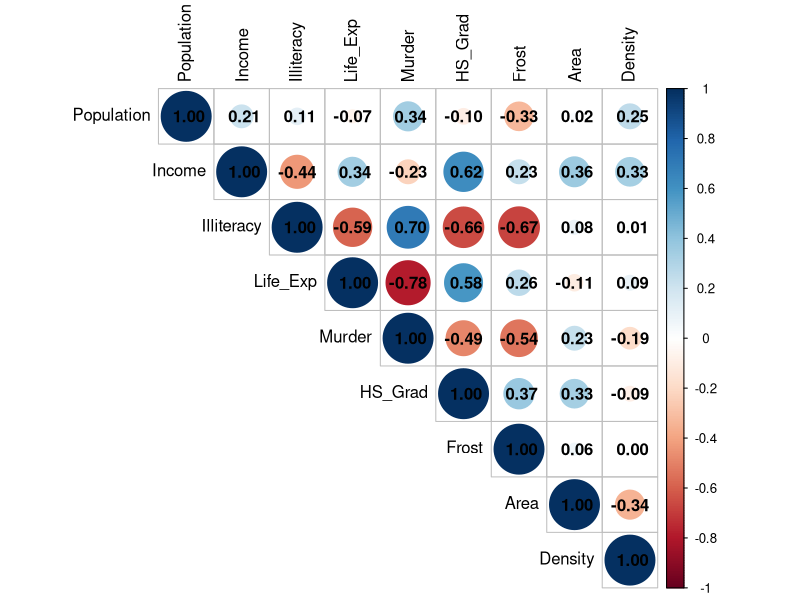
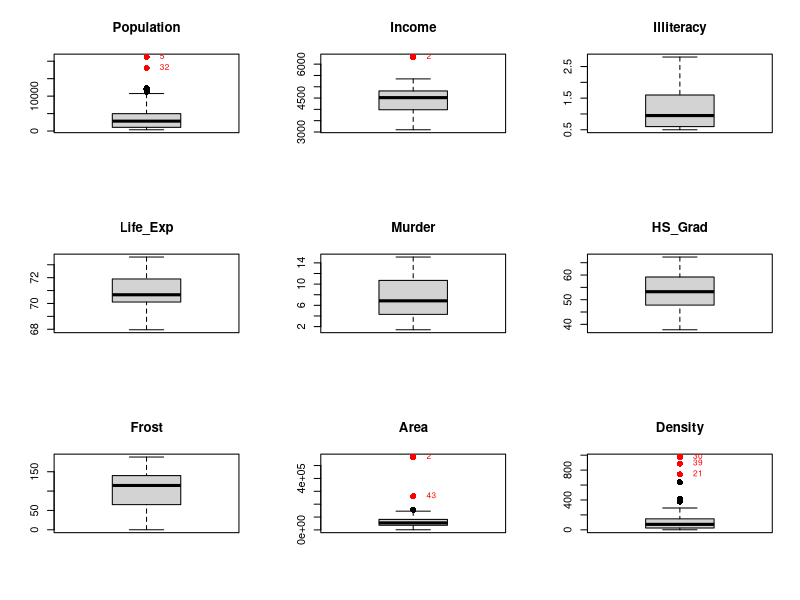
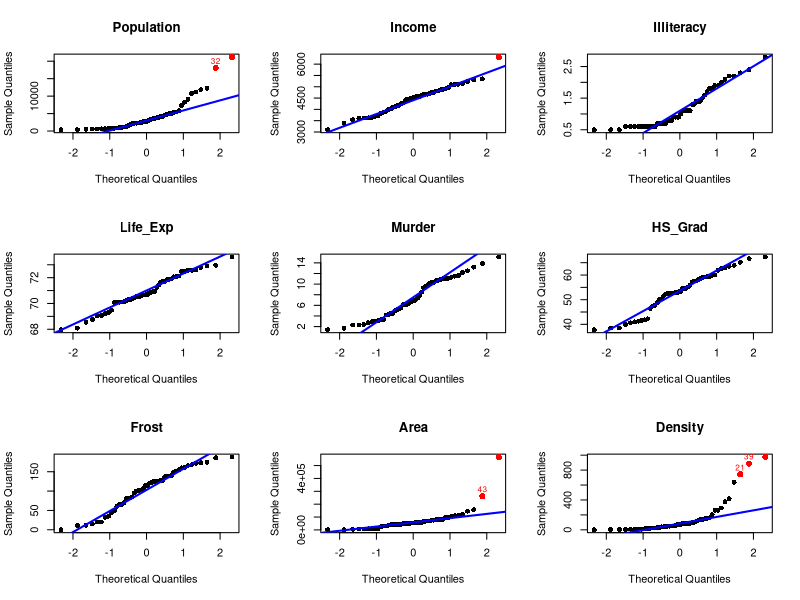
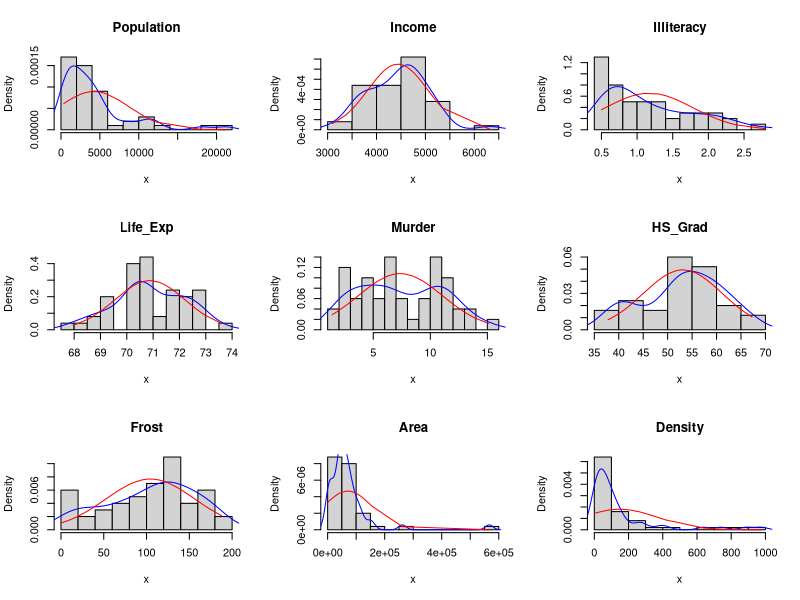

Source code (R) for these figures, in order: (Note: this script raises an error after producing the figures.)
# problem set 1
setwd("c:/Users/franc/Drive/francesco_caporali/university/multivariate_statistical_analysis/problem_sets/problem_set_1")
# setwd("c:/Users/utente/Dropbox/PC/Documents/GitHub/msa_problem_sets/malgieri")
rm(list = ls())



# exercise 1
# 	state.x77 data, package dataset

st = as.data.frame(state.x77)
st[, 9] = st$Population * 1000 / st$Area
names(st)[c(4, 6, 9)] = c("Life_Exp", "HS_Grad", "Density")
lookup <- c("darkgreen",  "brown", "lightblue",  "magenta", "purple",
	"blue", "red", "lightgreen", "orange", "cyan")


# 1.1
cor_mat = round(cor(st), 2)
library(corrplot)
corrplot(cor_mat, type = "upper", method = "circle", tl.col = "black", addCoef.col = "black")

# not to insert
index_mat = function(x, n) {
	return(c((x - 1) %% n + 1, (x - 1) %/% n + 1))
}
sorted_cor = data.frame(
	index = order(cor_mat, decreasing = T, na.last = NA),
	value = sort(cor_mat, decreasing = T)
   )
n = nrow(cor_mat)
sorted_cor[, 3] = sapply(sorted_cor$index, index_mat, n = n)[1, ]
sorted_cor[, 4] = sapply(sorted_cor$index, index_mat, n = n)[2, ]
names(sorted_cor)[c(3, 4)] = c("index_row", "index_col")
sorted_cor = sorted_cor[, 2:4]
name_fun = function(n, names) {
	return(names[n])
}
sorted_cor[, 4] = sapply(sorted_cor$index_row, name_fun, names = names(st))
sorted_cor[, 5] = sapply(sorted_cor$index_col, name_fun, names = names(st))
sorted_cor = sorted_cor[, c(1, 4, 5)]
names(sorted_cor)[c(2, 3)] = c("name_row", "name_col")
sorted_cor


# 1.2
scale_st = round(scale(st), 3)
quant = c(qnorm(0.99), qnorm(0.9875))
mat_1 = which(abs(scale_st[, ]) > quant[1], arr.ind = T)
mat_2 = which(abs(scale_st[, ]) > quant[2], arr.ind = T)
mat_1
mat_2

n = nrow(st)
out_1 = c(5, 32, 2, 18, 21, 30, 39)
out_2 = 43
out_all = c(out_1, out_2)
# maybe colored matrix


# 1.3
mat_copy = mat_2
n = ncol(st)
par(mfrow = c(3, 3))
for (j in 1:n){
	b = boxplot(st[, j], main = names(st)[j], outpch = 16, outcex = 1.25)
	if (length(b$out > 0)) {
		for (i in match(b$out, st[, j])) {
			if (i %in% mat_copy[, 1] && j == mat_copy[match(i, mat_copy[, 1]), 2]) {
				mat_copy = mat_copy[-1, ]
				text(1, st[i, j], labels = as.character(i), pos = 4, cex = 0.75, offset = 1, col = "red")
				points(1, st[i, j], col = "red", pch = 16, cex = 1.25)
			}
		}
	}
}
mat_2 = mat_2[-match(18, out_all), ]
out_all = out_all[-match(18, out_all)]


# 1.4
par(mfrow = c(3, 3))
for (j in 1:n){
	x = st[, j]
	qqnorm(x, main = names(st)[j], pch = 16)
	qqline(x, col = "blue", lwd = 2)
	for (i in seq_len(dim(mat_2)[1])) {
		if (j == mat_2[i, 2]) {
			current_x = qnorm(ppoints(st[, j]))[match(mat_2[i, 1], order(st[, j]))]
			current_y = st[mat_2[i, 1], j]
			text(current_x, current_y,
				labels = as.character(mat_2[i, 1]),
				pos = 3, cex = 0.75, offset = 0.3, col = "red")
			points(current_x, current_y, col = "red", pch = 16, cex = 1.25)
		}
	}
}

par(mfrow = c(3, 3))
for (j in 1:n){
	x = st[, j]
	hist(x, probability = T, main = names(st)[j], breaks = 10)
	lines(density(x), col = "blue")
	lines(sort(x), dnorm(sort(x), mean(x), sd(x)), col = "red")
}

x = rep(0, 9)
for (j in 1:n){
	x[j] = shapiro.test(st[, j])$p.value
}
x = t(x)
shap_test = data.frame(round(x, 10))
rownames(shap_test) = names(st)
colnames(shap_test) = c("p.value")
shap_test

par(mfrow = c(2, 2))
index_out = unique(mat_2[, 2])
shap_test_out = rep(0, 4)
# population
j = 1
x = st[-c(5, 32), j]
qqnorm(x, main = names(st)[j], pch = 16)
qqline(x, col = "blue", lwd = 2)
shap_test_out[1] = shapiro.test(x)$p.value
# income
j = 2
x = st[-2, j]
qqnorm(x, main = names(st)[j], pch = 16)
qqline(x, col = "blue", lwd = 2)
shap_test_out[2] = shapiro.test(x)$p.value
# area
j = 8
x = st[-c(2, 43), j]
qqnorm(x, main = names(st)[j], pch = 16)
qqline(x, col = "blue", lwd = 2)
shap_test_out[3] = shapiro.test(x)$p.value
# density
j = 9
x = st[-c(21, 30, 39), j]
qqnorm(x, main = names(st)[j], pch = 16)
qqline(x, col = "blue", lwd = 2)
shap_test_out[4] = shapiro.test(x)$p.value
# all: shap_test
shap_test_out = data.frame(round(shap_test_out, 10))
rownames(shap_test_out) = names(st)[index_out]
colnames(shap_test_out) = c("p.value")
shap_test_out


# 1.5
par(mfrow = c(1, 1))
col_index = rep("black", nrow(st))
col_index[out_all] = lookup[seq_along(out_all)]
plot(st[, 8], st[, 1], pch = 16, xlab = names(st)[8], ylab = names(st)[1], main = "scatterplot", col = col_index)
for (j in out_all){
	text(st[j, 8], st[j, 1], as.character(j), pos = 4, col = col_index[j])
}


# 1.6
d = mahalanobis(st, center = colMeans(st), cov = var(st))
plot(qchisq(ppoints(d), df = ncol(st)), sort(d), main = "chisquared Q-Q plot of mahalanobis distance",
	xlab = "theoretical quantiles", ylab = "sample quantiles", pch = 16)
abline(0, 1, col = "red")
for (i in out_all){
	current_x = qchisq(ppoints(d)[match(i, order(d))], df = ncol(st))
	current_y = d[i]
	text(current_x, current_y, labels = as.character(i), pos = 3, cex = 0.75, offset = 0.3, col = col_index[i])
	points(current_x, current_y, col = col_index[i], pch = 16, cex = 1.25)
}


# 1.7
label_out = rep("", nrow(st))
label_out[out_all] = as.character(out_all)
plot(d, pch = 16, xlab = "index", ylab = "squared mahalanobis distance",
	main = "multivariate outliers", col = col_index)
text(seq_len(nrow(st)), d, labels = label_out, pos = 3, cex = 0.75, offset = 0.3, col = col_index)
text(11, d[11], labels = "11", pos = 3, cex = 0.75, offset = 0.3)
abline(h = qchisq(0.95, df = ncol(st)), lty = 2, col = "red")
alpha_data = (nrow(st) - 0.5) / nrow(st)
abline(h = qchisq(alpha_data, df = ncol(st)), lty = 2, col = "blue")
legend(x = "topright", legend = c("0.95", round(alpha_data, 3)),
	col = c("red", "blue"), lty = 2, title = "chi-squared quantile")



# exercise 2


# 2.5
c = sqrt(qchisq(0.95, df = 2))

rho = 0.2
mu_y = 1 / 5 * c(1, 9)
sigma_y = 6 / 25 * matrix(c(4, 1, 1, 4), nrow = 2)
eig = eigen(sigma_y, symmetric = T)

library(ellipse)
plot(ellipse(x = sigma_y, centre = mu_y, level = 0.95), type = "l", lwd = 1.5,
	xlab = expression("y"[1]), ylab = expression("y"[2]),
	main = expression(paste("contour plot of the density of Y (", rho, " = 0.2)")),
	cex.main = 1,
	asp = 1, xlim = c(-4, 4), ylim = c(-2, 6))
b = -eig$vectors[1, 2] / eig$vectors[2, 2]
a = -b * mu_y[1] + mu_y[2]
abline(a, b, lwd = 1.5, lty = 2)
d = -eig$vectors[1, 1] / eig$vectors[2, 1]
c = -d * mu_y[1] + mu_y[2]
abline(c, d, lwd = 1.5, lty = 2)
points(mu_y[1], mu_y[2], col = "red", pch = 16)



# exercise 3
# 	nutritional.txt data

nutritional = read.table("data/nutritional.txt")
nutritional_start = nutritional


# 3.1
nutritional = nutritional[, -6] / nutritional[, 6]
head(round(nutritional, 3))

nt = scale(nutritional)
nt_pca = prcomp(nt)
nt_pca$rotation


# 3.2
summary(nt_pca)
nt_sum = as.data.frame(summary(nt_pca)$importance)[-1, ]
nt_sum

par(mfrow = c(1, 2), cex.axis = 0.75, cex.lab = 0.75, cex.names = 0.75)
x = as.matrix(nt_sum[1, ])
colnames(x) = 1:6
bp = barplot(x, ylim = c(0, 0.55),
	xlab = "Dimensions", ylab = "Percentage of explained variances",
	col = "lightblue")
lines(bp, as.matrix(nt_sum[1, ]), type = "b", pch = 16, lwd = 1.5, cex = 0.75)
text(bp, as.matrix(nt_sum[1, ]),
	labels = paste0(round(as.matrix(nt_sum[1, ]) * 100, 1), "%"), pos = 3, cex = 0.75, offset = 0.5)
plot(cumsum(nt_pca$sdev^2) / sum(nt_pca$sdev^2), type = "b",
	xlab = "Dimensions", ylab = "Cumulative Proportion", pch = 16, cex = 0.75)
abline(h = 0.8, col = "blue", lty = 2)

screeplot(nt_pca, type = "l", main = "screeplot", pch = 16)
abline(h = 1, col = "red", lty = 2)


# 3.3
corrplot(t(round(nt_pca$rotation[, 1:2], 2)), method = "circle", tl.col = "black", addCoef.col = "black")

par(mfrow = c(1, 1))
plot(nt_pca$x[, 1], nt_pca$x[, 2], xlim = c(-9, 9), ylim = c(-11, 11), pch = 16, cex = 0.75,
	xlab = "PC1", ylab = "PC2")
abline(h = 0, col = "black", lty = 2)
abline(v = 0, col = "black", lty = 2)

# 3.4
par(mfrow = c(1, 3))
for (j in 1:3) {
	if (j == 1)
		boxplot(nt_pca$x[, j], main = paste0("PC", j), outpch = 16, outcex = 1.25, ylim = c(-8.5, 1.5))
	else
		boxplot(nt_pca$x[, j], main = paste0("PC", j), outpch = 16, outcex = 1.25)
	if (j == 1) {
		points(rep(1, 3), nt_pca$x[c(32, 286, 411), j], col = "red", cex = 1.25, pch = 16)
		text(1, nt_pca$x[c(32), j], label = c("32-33"), pos = 4, cex = 1, offset = 1, col = "red")
		text(1, nt_pca$x[c(286), j], label = c("286-287"), pos = 2, cex = 1, offset = 1, col = "red")
		text(1, nt_pca$x[c(411), j], label = c("411-412"), pos = 1, cex = 1, offset = 1, col = "red")
	}
	if (j == 2) {
		points(rep(1, 2), nt_pca$x[c(49, 866), j], col = "red", cex = 1.25, pch = 16)
		text(rep(1, 2), nt_pca$x[c(49, 866), j], label = c("49", "866"), pos = 4, cex = 1, offset = 1, col = "red")
	}
	if (j == 3) {
		points(rep(1, 2), nt_pca$x[c(84, 866), j], col = "red", cex = 1.25, pch = 16)
		text(rep(1, 2), nt_pca$x[c(84, 866), j], label = c("84", "866"), pos = 4, cex = 1, offset = 1, col = "red")
	}
}

# not to insert
a = 0.999998
scale_pc1 = scale(nt_pca$x[, 1])
univ_out_1 = which(abs(scale_pc1) > qnorm(a), arr.ind = T)
univ_out_1
a = 0.9999
scale_pc23 = scale(nt_pca$x[, 1:3])
univ_out_23 = which(abs(scale_pc23) > qnorm(a), arr.ind = T)
univ_out_23

nt = as.data.frame(nt)
min_mean_max = as.data.frame(round(matrix(c(sapply(nt, min),
	sapply(nt, mean), sapply(nt, max)),
	byrow = T, nrow = 3), 3))
colnames(min_mean_max) = colnames(nt)
rownames(min_mean_max) = c("min", "mean", "max")
min_mean_max

out_all = c(32, 33, 286, 287, 411, 412, 49, 866, 84)
univ_out = round(nt[out_all, ], 3)
univ_out


# 3.5
library(scatterplot3d)
par(mfrow = c(1, 1))
color_out = rep("gray35", dim(nt)[1])
label_out = rep("", dim(nt)[1])
color_out[out_all] = "red"
label_out[c(32, 286, 411, 49, 866, 84)] = c("32-33", "286-287", "411-412", "49", "866", "84")
plot3d = scatterplot3d(nt_pca$x[, 1], nt_pca$x[, 2], nt_pca$x[, 3], angle = 50,
	pch = 16, color = color_out, xlab = "PC1", ylab = "PC2", zlab = "PC3")
plot3d_coords = plot3d$xyz.convert(nt_pca$x[, 1], nt_pca$x[, 2], nt_pca$x[, 3])
text(plot3d_coords$x[-c(286, 411)],	plot3d_coords$y[-c(286, 411)],
	labels = label_out[-c(286, 411)], cex = .5, pos = 4, col = "red")
text(plot3d_coords$x[286],	plot3d_coords$y[286],
	labels = label_out[286], cex = .5, pos = 3, col = "red")
text(plot3d_coords$x[411],	plot3d_coords$y[411],
	labels = label_out[411], cex = .5, pos = 2, col = "red")

# not to insert
# library(rgl)
# par(mfrow = c(1, 1))
# color_out = rep("gray35", dim(nt)[1])
# color_out[out_all] = "red"
# plot3d(nt_pca$x[, 1], nt_pca$x[, 2], nt_pca$x[, 3], angle = 55,
#	pch = 16, size = 8, col = color_out, xlab = "PC1", ylab = "PC2", zlab = "PC3")


# 3.6
pc1_3 = nt_pca$x[, 1:3]
d = mahalanobis(pc1_3, center = colMeans(pc1_3), cov = var(pc1_3))
plot(qchisq(ppoints(d), df = ncol(pc1_3)), sort(d),
	 xlab = "theoretical quantiles", ylab = "sample quantiles", pch = 16, ylim = c(0, 140))
abline(0, 1, col = "blue")
pos_out_all = c(2, 1, 3, 1, 3, 1, 3, 3, 3)
for (i in out_all){
	current_x = qchisq(ppoints(d)[match(i, order(d))], df = ncol(pc1_3))
	current_y = d[i]
	text(current_x, current_y, labels = as.character(i),
		pos = pos_out_all[match(i, out_all)], cex = 0.6, offset = 0.3, col = color_out[i])
	points(current_x, current_y, col = color_out[i], pch = 16, cex = 1.25)
}

pc1_3_out = pc1_3[-out_all, ]
d_out = mahalanobis(pc1_3_out, center = colMeans(pc1_3_out), cov = var(pc1_3_out))
plot(qchisq(ppoints(d_out), df = ncol(pc1_3_out)), sort(d_out),
	 xlab = "theoretical quantiles", ylab = "sample quantiles", pch = 16, ylim = c(0, 10), xlim = c(0, 12))
abline(0, 1, col = "blue")


# 3.7
color_out = rep("black", dim(nt)[1])
label_out = rep("", dim(nt)[1])
color_out[out_all] = "red"
label_out[c(32, 286, 411, 49, 866, 84)] = c("32-33", "286-287", "411-412", "49", "866", "84")
plot(d, pch = 16, xlab = "index", ylab = "squared mahalanobis distance",
	col = color_out, ylim = c(0, 140))
text(seq_len(nrow(pc1_3)), d, labels = label_out, pos = 3, cex = 0.75, offset = 0.3, col = color_out)
abline(h = qchisq(0.95, df = ncol(pc1_3)), lty = 2, col = "red")
alpha_data = (nrow(pc1_3) - 0.5) / nrow(pc1_3)
abline(h = qchisq(alpha_data, df = ncol(pc1_3)), lty = 2, col = "blue")
legend(x = "topleft", legend = c("0.95", round(alpha_data, 3)),
	col = c("red", "blue"), lty = 2, title = "chi-squared quantile")

out_all = c(49, 84, 866)
color_out = rep("black", dim(nt)[1])
label_out = rep("", dim(nt)[1])
color_out[out_all] = "red"
label_out[out_all] = c("49", "84", "866")
out_2 = c(439, 429, 440, 438)
color_out[out_2] = rgb(171 / 255, 248 / 255, 228 / 255)
d = mahalanobis(nt, center = colMeans(nt), cov = var(nt))
plot(d, pch = 16, xlab = "index", ylab = "squared mahalanobis distance",
	col = color_out, ylim = c(0, 410))
text(seq_len(nrow(nt)), d, labels = label_out, pos = 3, cex = 0.75, offset = 0.3, col = color_out)
abline(h = qchisq(0.95, df = ncol(nt)), lty = 2, col = "red")
alpha_data = (nrow(nt) - 0.5) / nrow(nt)
abline(h = qchisq(alpha_data, df = ncol(nt)), lty = 2, col = "blue")
legend(x = "topleft", legend = c("0.95", round(alpha_data, 3)),
	col = c("red", "blue"), lty = 2, title = "chi-squared quantile")
